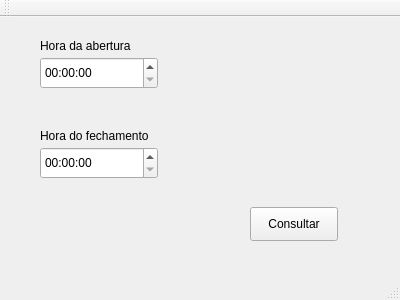
<?xml version="1.0" encoding="UTF-8"?>
<ui version="4.0">
 <class>MainWindow</class>
 <widget class="QMainWindow" name="MainWindow">
  <property name="geometry">
   <rect>
    <x>0</x>
    <y>0</y>
    <width>400</width>
    <height>300</height>
   </rect>
  </property>
  <property name="windowTitle">
   <string>MainWindow</string>
  </property>
  <widget class="QWidget" name="centralWidget">
   <widget class="QPushButton" name="pushButton">
    <property name="geometry">
     <rect>
      <x>250</x>
      <y>190</y>
      <width>88</width>
      <height>34</height>
     </rect>
    </property>
    <property name="text">
     <string>Consultar</string>
    </property>
   </widget>
   <widget class="QTimeEdit" name="openingTime">
    <property name="geometry">
     <rect>
      <x>40</x>
      <y>40</y>
      <width>118</width>
      <height>32</height>
     </rect>
    </property>
   </widget>
   <widget class="QTimeEdit" name="closingTime">
    <property name="geometry">
     <rect>
      <x>40</x>
      <y>130</y>
      <width>118</width>
      <height>32</height>
     </rect>
    </property>
   </widget>
   <widget class="QLabel" name="label">
    <property name="geometry">
     <rect>
      <x>40</x>
      <y>20</y>
      <width>131</width>
      <height>18</height>
     </rect>
    </property>
    <property name="text">
     <string>Hora da abertura</string>
    </property>
   </widget>
   <widget class="QLabel" name="label_2">
    <property name="geometry">
     <rect>
      <x>40</x>
      <y>110</y>
      <width>131</width>
      <height>18</height>
     </rect>
    </property>
    <property name="text">
     <string>Hora do fechamento</string>
    </property>
   </widget>
  </widget>
  <widget class="QMenuBar" name="menuBar">
   <property name="geometry">
    <rect>
     <x>0</x>
     <y>0</y>
     <width>400</width>
     <height>30</height>
    </rect>
   </property>
  </widget>
  <widget class="QToolBar" name="mainToolBar">
   <attribute name="toolBarArea">
    <enum>TopToolBarArea</enum>
   </attribute>
   <attribute name="toolBarBreak">
    <bool>false</bool>
   </attribute>
  </widget>
  <widget class="QStatusBar" name="statusBar"/>
 </widget>
 <layoutdefault spacing="6" margin="11"/>
 <resources/>
 <connections/>
</ui>
